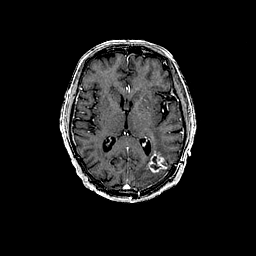
%> input picture MRI.png, 256 x 256 px
$ octave --eval "result = WMC_GF_decomposition(imread('MRI.png'));"   (GNU Octave 9; MATLAB toolbox functions it lacks are replaced by stand-ins)
%> lines starting %> are read from the running program, lines starting %| are printed output that depends on the picture; in (x1, y1, x2, y2) boxes, pixels count from 0 and x2, y2 are one past the last pixel; in counts of white or black regions, pixels touching at a corner belong together; the program's own positions count from 1
### wmcFilter.m
function result = wmcFilter(im,iteration)
%> called with iteration = 2
% [13 lines of commented-out code are left out]
u = single(im);
N = size(u,1)*size(u,2);
%> N = 65536
C = size(u,3);
%> C = 3
offset=int32(reshape(-(N-1):0,size(u,1),size(u,2)));
for ch=1:C %discrete weighted mean curvature filter on each color channel
    for i=1:iteration
        tmp = wmc(u(:,:,ch),offset);
        u(:,:,ch) = u(:,:,ch) + tmp;
    end
end
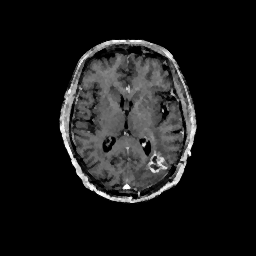
%> u: size 256x256x3 single; min 0, max 255, mean 24.5
result = uint8(u);
result = double(result)/255;
%> result: size 256x256x3 double
%% compute discrete weighted mean curvature
% [16 lines left out: function wmc, not called in this run]

### WMC_GF_decomposition.m
function [d_fs,d_cs,B] = WMC_GF_decomposition(I)

Iteration = 2;
s = 20;
r = 2;
Ic1 = wmcFilter(I,Iteration);
GaussianFilter_1 = fspecial('gaussian',[2*r+1, 2*r+1],s);
Ig1 = imfilter(I,GaussianFilter_1,'conv');
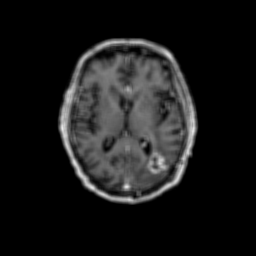
%> Ig1: size 256x256x3 uint8; min 0, max 235, mean 24.9
Ic2 = wmcFilter(Ic1,Iteration);
%> call 2 of wmcFilter, with iteration = 2
%> in wmcFilter (call 2), `result = uint8(u);`:
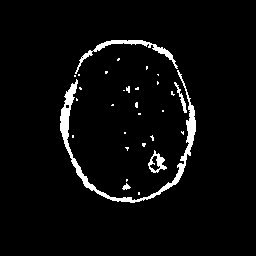
%> result: size 256x256x3 uint8; values 0 (black) and 1 (white), 4% white; 30 white regions (24 under 20 px), largest, box (x1, y1, x2, y2) and area: (60, 70, 196, 203) 1610, (75, 40, 178, 74) 493, (148, 150, 167, 173) 174, (174, 82, 187, 113) 97, (122, 183, 131, 190) 34, (126, 86, 130, 93) 21
GaussianFilter_2 = fspecial('gaussian',[2*r+1, 2*r+1],s);
Ig2 = imfilter(Ig1,GaussianFilter_2,'conv');
Ic3 = wmcFilter(Ic2,Iteration);
%> call 3 of wmcFilter, with iteration = 2
%> after the loop in wmcFilter (call 3), `for ch=1:C`:
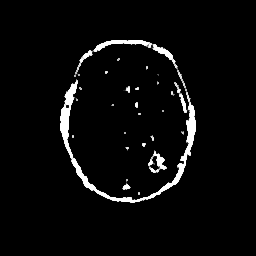
%> u: size 256x256x3 single; min 0, max 0.00392, mean 0.000152; drawn with min black and max white
%> in wmcFilter (call 3), `result = uint8(u);`: result: size 256x256x3 uint8; every value is 0
%> in wmcFilter (call 3), `result = double(result)/255;`: result: size 256x256x3 double; every value is 0
GaussianFilter_3 = fspecial('gaussian',[2*r+1, 2*r+1],s);
Ig3 = imfilter(Ig2,GaussianFilter_3,'conv');
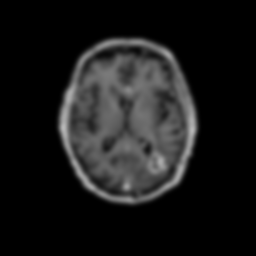
%> Ig3: size 256x256x3 uint8; min 0, max 185, mean 24.9

d10 = I-Ic1;
%> `result = WMC_GF_decomposition(imread('MRI.png'));`: result = 3 items
d11 = Ic1-Ig1;
d20 = Ig1-Ic2;
d21 = Ic2-Ig2;
d30 = Ig2-Ic3;
d31 = Ic3-Ig3;

d_fs{1} = d10;
d_fs{2} = d20;
d_fs{3} = d30;
d_cs{1} = d11;
d_cs{2} = d21;
d_cs{3} = d31;
B = Ig3;

$ run again, on PET.png
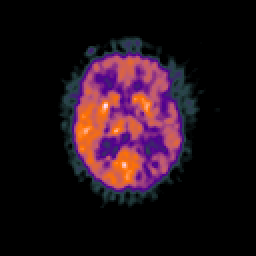
%> input picture PET.png, 256 x 256 px
%> in WMC_GF_decomposition, `Ig1 = imfilter(I,GaussianFilter_1,'conv');`:
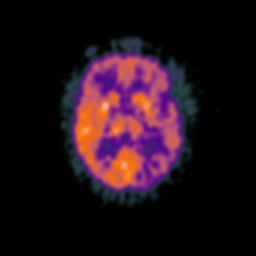
%> Ig1: size 256x256x3 uint8; mean R, G, B 32.7, 15.7, 24; mean of the top-left, top-right, bottom-left and bottom-right quarters 27.7, 26.8, 22, 20
%> after the loop in wmcFilter (call 3), `for ch=1:C`:
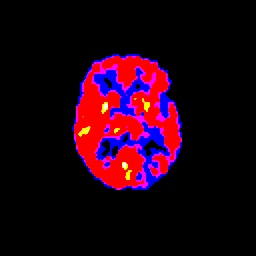
%> u: size 256x256x3 single; mean R, G, B 0.000508, 1.69e-05, 0.00028; drawn with min black and max white
%> `result = WMC_GF_decomposition(imread('MRI.png'));`: result = 3 items
